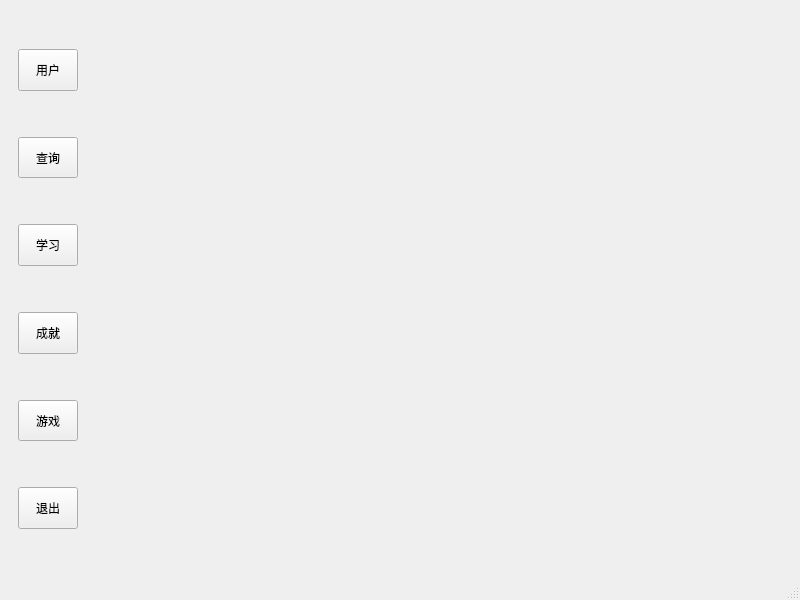
<?xml version="1.0" encoding="UTF-8"?>
<ui version="4.0">
 <class>MainWindow</class>
 <widget class="QMainWindow" name="MainWindow">
  <property name="geometry">
   <rect>
    <x>0</x>
    <y>0</y>
    <width>800</width>
    <height>600</height>
   </rect>
  </property>
  <property name="windowTitle">
   <string>WordLite</string>
  </property>
  <widget class="QWidget" name="centralwidget">
   <layout class="QVBoxLayout" name="verticalLayout_2">
    <item>
     <layout class="QHBoxLayout" name="horizontalLayout_7" stretch="1,9">
      <item>
       <layout class="QVBoxLayout" name="verticalLayout">
        <item>
         <spacer name="verticalSpacer_8">
          <property name="orientation">
           <enum>Qt::Orientation::Vertical</enum>
          </property>
          <property name="sizeType">
           <enum>QSizePolicy::Policy::Minimum</enum>
          </property>
          <property name="sizeHint" stdset="0">
           <size>
            <width>20</width>
            <height>40</height>
           </size>
          </property>
         </spacer>
        </item>
        <item>
         <layout class="QHBoxLayout" name="horizontalLayout">
          <item>
           <spacer name="horizontalSpacer_11">
            <property name="orientation">
             <enum>Qt::Orientation::Horizontal</enum>
            </property>
            <property name="sizeHint" stdset="0">
             <size>
              <width>40</width>
              <height>20</height>
             </size>
            </property>
           </spacer>
          </item>
          <item>
           <widget class="QToolButton" name="userButton">
            <property name="sizePolicy">
             <sizepolicy hsizetype="Preferred" vsizetype="Preferred">
              <horstretch>0</horstretch>
              <verstretch>0</verstretch>
             </sizepolicy>
            </property>
            <property name="minimumSize">
             <size>
              <width>60</width>
              <height>30</height>
             </size>
            </property>
            <property name="text">
             <string>用户</string>
            </property>
            <property name="icon">
             <iconset resource="Resource.qrc">
              <normaloff>:/images/user.svg</normaloff>:/images/user.svg</iconset>
            </property>
            <property name="iconSize">
             <size>
              <width>50</width>
              <height>50</height>
             </size>
            </property>
           </widget>
          </item>
          <item>
           <spacer name="horizontalSpacer_12">
            <property name="orientation">
             <enum>Qt::Orientation::Horizontal</enum>
            </property>
            <property name="sizeHint" stdset="0">
             <size>
              <width>40</width>
              <height>20</height>
             </size>
            </property>
           </spacer>
          </item>
         </layout>
        </item>
        <item>
         <spacer name="verticalSpacer">
          <property name="orientation">
           <enum>Qt::Orientation::Vertical</enum>
          </property>
          <property name="sizeType">
           <enum>QSizePolicy::Policy::Minimum</enum>
          </property>
          <property name="sizeHint" stdset="0">
           <size>
            <width>20</width>
            <height>40</height>
           </size>
          </property>
         </spacer>
        </item>
        <item>
         <layout class="QHBoxLayout" name="horizontalLayout_2">
          <item>
           <spacer name="horizontalSpacer_9">
            <property name="orientation">
             <enum>Qt::Orientation::Horizontal</enum>
            </property>
            <property name="sizeHint" stdset="0">
             <size>
              <width>40</width>
              <height>20</height>
             </size>
            </property>
           </spacer>
          </item>
          <item>
           <widget class="QToolButton" name="queryButton">
            <property name="sizePolicy">
             <sizepolicy hsizetype="Preferred" vsizetype="Preferred">
              <horstretch>0</horstretch>
              <verstretch>0</verstretch>
             </sizepolicy>
            </property>
            <property name="minimumSize">
             <size>
              <width>60</width>
              <height>30</height>
             </size>
            </property>
            <property name="text">
             <string>查询</string>
            </property>
            <property name="icon">
             <iconset resource="Resource.qrc">
              <normaloff>:/images/query.svg</normaloff>:/images/query.svg</iconset>
            </property>
            <property name="iconSize">
             <size>
              <width>50</width>
              <height>50</height>
             </size>
            </property>
            <property name="popupMode">
             <enum>QToolButton::ToolButtonPopupMode::DelayedPopup</enum>
            </property>
           </widget>
          </item>
          <item>
           <spacer name="horizontalSpacer_10">
            <property name="orientation">
             <enum>Qt::Orientation::Horizontal</enum>
            </property>
            <property name="sizeHint" stdset="0">
             <size>
              <width>40</width>
              <height>20</height>
             </size>
            </property>
           </spacer>
          </item>
         </layout>
        </item>
        <item>
         <spacer name="verticalSpacer_5">
          <property name="orientation">
           <enum>Qt::Orientation::Vertical</enum>
          </property>
          <property name="sizeType">
           <enum>QSizePolicy::Policy::Minimum</enum>
          </property>
          <property name="sizeHint" stdset="0">
           <size>
            <width>20</width>
            <height>40</height>
           </size>
          </property>
         </spacer>
        </item>
        <item>
         <layout class="QHBoxLayout" name="horizontalLayout_3">
          <item>
           <spacer name="horizontalSpacer_7">
            <property name="orientation">
             <enum>Qt::Orientation::Horizontal</enum>
            </property>
            <property name="sizeHint" stdset="0">
             <size>
              <width>40</width>
              <height>20</height>
             </size>
            </property>
           </spacer>
          </item>
          <item>
           <widget class="QToolButton" name="learnButton">
            <property name="sizePolicy">
             <sizepolicy hsizetype="Preferred" vsizetype="Preferred">
              <horstretch>0</horstretch>
              <verstretch>0</verstretch>
             </sizepolicy>
            </property>
            <property name="minimumSize">
             <size>
              <width>60</width>
              <height>30</height>
             </size>
            </property>
            <property name="text">
             <string>学习</string>
            </property>
            <property name="icon">
             <iconset resource="Resource.qrc">
              <normaloff>:/images/learn.svg</normaloff>:/images/learn.svg</iconset>
            </property>
            <property name="iconSize">
             <size>
              <width>50</width>
              <height>50</height>
             </size>
            </property>
           </widget>
          </item>
          <item>
           <spacer name="horizontalSpacer_8">
            <property name="orientation">
             <enum>Qt::Orientation::Horizontal</enum>
            </property>
            <property name="sizeHint" stdset="0">
             <size>
              <width>40</width>
              <height>20</height>
             </size>
            </property>
           </spacer>
          </item>
         </layout>
        </item>
        <item>
         <spacer name="verticalSpacer_4">
          <property name="orientation">
           <enum>Qt::Orientation::Vertical</enum>
          </property>
          <property name="sizeType">
           <enum>QSizePolicy::Policy::Minimum</enum>
          </property>
          <property name="sizeHint" stdset="0">
           <size>
            <width>20</width>
            <height>40</height>
           </size>
          </property>
         </spacer>
        </item>
        <item>
         <layout class="QHBoxLayout" name="horizontalLayout_4">
          <item>
           <spacer name="horizontalSpacer_5">
            <property name="orientation">
             <enum>Qt::Orientation::Horizontal</enum>
            </property>
            <property name="sizeHint" stdset="0">
             <size>
              <width>40</width>
              <height>20</height>
             </size>
            </property>
           </spacer>
          </item>
          <item>
           <widget class="QToolButton" name="achievementButton">
            <property name="sizePolicy">
             <sizepolicy hsizetype="Preferred" vsizetype="Preferred">
              <horstretch>0</horstretch>
              <verstretch>0</verstretch>
             </sizepolicy>
            </property>
            <property name="minimumSize">
             <size>
              <width>60</width>
              <height>30</height>
             </size>
            </property>
            <property name="text">
             <string>成就</string>
            </property>
            <property name="icon">
             <iconset resource="Resource.qrc">
              <normaloff>:/images/achievement.svg</normaloff>:/images/achievement.svg</iconset>
            </property>
            <property name="iconSize">
             <size>
              <width>50</width>
              <height>50</height>
             </size>
            </property>
           </widget>
          </item>
          <item>
           <spacer name="horizontalSpacer_6">
            <property name="orientation">
             <enum>Qt::Orientation::Horizontal</enum>
            </property>
            <property name="sizeHint" stdset="0">
             <size>
              <width>40</width>
              <height>20</height>
             </size>
            </property>
           </spacer>
          </item>
         </layout>
        </item>
        <item>
         <spacer name="verticalSpacer_3">
          <property name="orientation">
           <enum>Qt::Orientation::Vertical</enum>
          </property>
          <property name="sizeType">
           <enum>QSizePolicy::Policy::Minimum</enum>
          </property>
          <property name="sizeHint" stdset="0">
           <size>
            <width>20</width>
            <height>40</height>
           </size>
          </property>
         </spacer>
        </item>
        <item>
         <layout class="QHBoxLayout" name="horizontalLayout_5">
          <item>
           <spacer name="horizontalSpacer_4">
            <property name="orientation">
             <enum>Qt::Orientation::Horizontal</enum>
            </property>
            <property name="sizeHint" stdset="0">
             <size>
              <width>40</width>
              <height>20</height>
             </size>
            </property>
           </spacer>
          </item>
          <item>
           <widget class="QToolButton" name="gameButton">
            <property name="sizePolicy">
             <sizepolicy hsizetype="Preferred" vsizetype="Preferred">
              <horstretch>0</horstretch>
              <verstretch>0</verstretch>
             </sizepolicy>
            </property>
            <property name="minimumSize">
             <size>
              <width>60</width>
              <height>30</height>
             </size>
            </property>
            <property name="text">
             <string>游戏</string>
            </property>
            <property name="icon">
             <iconset resource="Resource.qrc">
              <normaloff>:/images/game.svg</normaloff>:/images/game.svg</iconset>
            </property>
            <property name="iconSize">
             <size>
              <width>50</width>
              <height>50</height>
             </size>
            </property>
           </widget>
          </item>
          <item>
           <spacer name="horizontalSpacer_3">
            <property name="orientation">
             <enum>Qt::Orientation::Horizontal</enum>
            </property>
            <property name="sizeHint" stdset="0">
             <size>
              <width>40</width>
              <height>20</height>
             </size>
            </property>
           </spacer>
          </item>
         </layout>
        </item>
        <item>
         <spacer name="verticalSpacer_2">
          <property name="orientation">
           <enum>Qt::Orientation::Vertical</enum>
          </property>
          <property name="sizeType">
           <enum>QSizePolicy::Policy::Minimum</enum>
          </property>
          <property name="sizeHint" stdset="0">
           <size>
            <width>20</width>
            <height>40</height>
           </size>
          </property>
         </spacer>
        </item>
        <item>
         <layout class="QHBoxLayout" name="horizontalLayout_6">
          <item>
           <spacer name="horizontalSpacer">
            <property name="orientation">
             <enum>Qt::Orientation::Horizontal</enum>
            </property>
            <property name="sizeHint" stdset="0">
             <size>
              <width>40</width>
              <height>20</height>
             </size>
            </property>
           </spacer>
          </item>
          <item>
           <widget class="QToolButton" name="exitButton">
            <property name="sizePolicy">
             <sizepolicy hsizetype="Preferred" vsizetype="Preferred">
              <horstretch>0</horstretch>
              <verstretch>0</verstretch>
             </sizepolicy>
            </property>
            <property name="minimumSize">
             <size>
              <width>60</width>
              <height>30</height>
             </size>
            </property>
            <property name="text">
             <string>退出</string>
            </property>
            <property name="icon">
             <iconset resource="Resource.qrc">
              <normaloff>:/images/exit.svg</normaloff>:/images/exit.svg</iconset>
            </property>
            <property name="iconSize">
             <size>
              <width>50</width>
              <height>50</height>
             </size>
            </property>
           </widget>
          </item>
          <item>
           <spacer name="horizontalSpacer_2">
            <property name="orientation">
             <enum>Qt::Orientation::Horizontal</enum>
            </property>
            <property name="sizeHint" stdset="0">
             <size>
              <width>40</width>
              <height>20</height>
             </size>
            </property>
           </spacer>
          </item>
         </layout>
        </item>
        <item>
         <spacer name="verticalSpacer_7">
          <property name="orientation">
           <enum>Qt::Orientation::Vertical</enum>
          </property>
          <property name="sizeType">
           <enum>QSizePolicy::Policy::Minimum</enum>
          </property>
          <property name="sizeHint" stdset="0">
           <size>
            <width>20</width>
            <height>40</height>
           </size>
          </property>
         </spacer>
        </item>
       </layout>
      </item>
      <item>
       <widget class="QStackedWidget" name="stackedWidget"/>
      </item>
     </layout>
    </item>
   </layout>
  </widget>
  <widget class="QStatusBar" name="statusbar">
   <property name="tabletTracking">
    <bool>false</bool>
   </property>
  </widget>
  <widget class="QMenuBar" name="menubar">
   <property name="geometry">
    <rect>
     <x>0</x>
     <y>0</y>
     <width>800</width>
     <height>17</height>
    </rect>
   </property>
  </widget>
 </widget>
 <tabstops>
  <tabstop>userButton</tabstop>
  <tabstop>queryButton</tabstop>
  <tabstop>learnButton</tabstop>
  <tabstop>achievementButton</tabstop>
  <tabstop>gameButton</tabstop>
  <tabstop>exitButton</tabstop>
 </tabstops>
 <resources>
  <include location="Resource.qrc"/>
 </resources>
 <connections/>
</ui>
